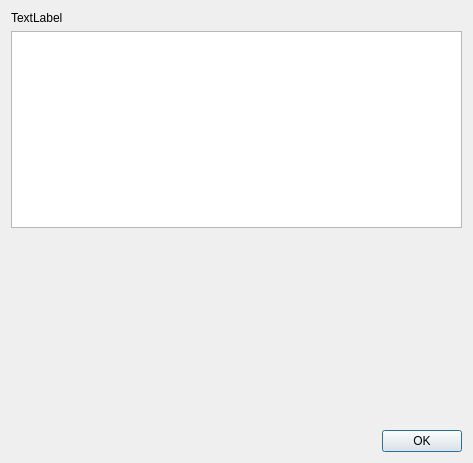
<?xml version="1.0" encoding="UTF-8"?>
<ui version="4.0">
 <class>AboutDialog</class>
 <widget class="QDialog" name="AboutDialog">
  <property name="geometry">
   <rect>
    <x>0</x>
    <y>0</y>
    <width>473</width>
    <height>463</height>
   </rect>
  </property>
  <property name="windowTitle">
   <string>About</string>
  </property>
  <layout class="QVBoxLayout" name="verticalLayout">
   <item>
    <widget class="QLabel" name="label">
     <property name="text">
      <string>TextLabel</string>
     </property>
    </widget>
   </item>
   <item>
    <widget class="QGraphicsView" name="graphicsView"/>
   </item>
   <item>
    <spacer name="verticalSpacer">
     <property name="orientation">
      <enum>Qt::Orientation::Vertical</enum>
     </property>
     <property name="sizeHint" stdset="0">
      <size>
       <width>20</width>
       <height>40</height>
      </size>
     </property>
    </spacer>
   </item>
   <item>
    <widget class="QDialogButtonBox" name="buttonBox">
     <property name="orientation">
      <enum>Qt::Orientation::Horizontal</enum>
     </property>
     <property name="standardButtons">
      <set>QDialogButtonBox::StandardButton::Ok</set>
     </property>
    </widget>
   </item>
  </layout>
 </widget>
 <resources/>
 <connections>
  <connection>
   <sender>buttonBox</sender>
   <signal>accepted()</signal>
   <receiver>AboutDialog</receiver>
   <slot>accept()</slot>
   <hints>
    <hint type="sourcelabel">
     <x>248</x>
     <y>254</y>
    </hint>
    <hint type="destinationlabel">
     <x>157</x>
     <y>274</y>
    </hint>
   </hints>
  </connection>
  <connection>
   <sender>buttonBox</sender>
   <signal>rejected()</signal>
   <receiver>AboutDialog</receiver>
   <slot>reject()</slot>
   <hints>
    <hint type="sourcelabel">
     <x>316</x>
     <y>260</y>
    </hint>
    <hint type="destinationlabel">
     <x>286</x>
     <y>274</y>
    </hint>
   </hints>
  </connection>
 </connections>
</ui>
